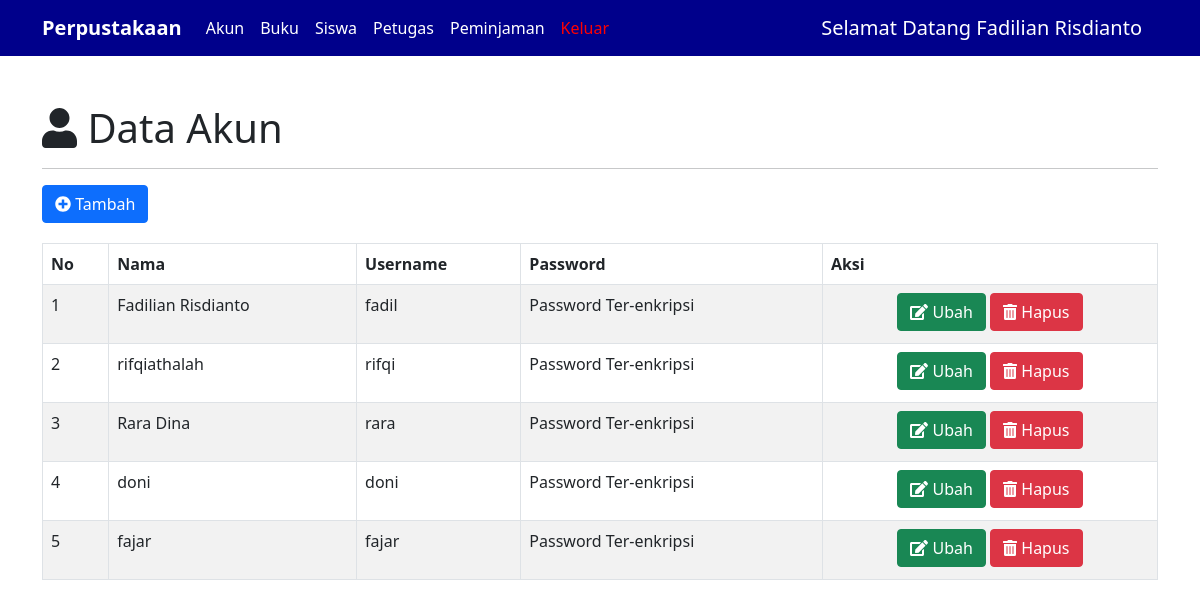
Page /user.php (signed in) on the committed database.
### tables this page shows
CREATE TABLE `akun` (
  `id_user` int(11) NOT NULL,
  `nama` varchar(50) NOT NULL,
  `username` varchar(20) NOT NULL,
  `password` varchar(50) NOT NULL,
  `level` varchar(2) NOT NULL
);

### config/controller.php (called while the page is built, shortened)
<?php
function select($query)
{
  global $db;
  $result = mysqli_query($db, $query);
  $rows =[];
  while ($row = mysqli_fetch_assoc($result)) {
    $rows[] = $row;
  }
  return $rows;
}

### user.php (the view, shortened to what this page needs)
<?php
include 'layout/header.php';
$data_akun = select("SELECT * FROM akun ");
?>
    <div class="container mt-5">
    <h1><i class="fas fa-user"></i> Data Akun</h1>
    <hr>
    <?php if ($_SESSION['level'] == 1) :?>
      <button type="button" class="btn btn-primary mb-1" data-bs-toggle="modal" data-bs-target="#modalTambah"><i class="fas fa-plus-circle"></i> Tambah</button>
    <?php endif;?>
    <table class="table table-bordered table-striped mt-3" id="table">
        <thead>
            <tr>
                <th>No</th>
                <th>Nama</th>
                <th>Username</th>
                <th>Password</th>
                <th>Aksi</th>
            </tr>
        </thead>
        <tbody>
            <?php $no = 1;?>
            <?php if ($_SESSION['level'] == 1) :?>
            <?php foreach ($data_akun as $akun) :?>
                <tr>
                    <td><?= $no++; ?></td>
                    <td><?= $akun['nama'];?></td>
                    <td><?= $akun['username'];?></td>
                    <td>Password Ter-enkripsi</td>
                    <td class="text-center">
                        <button type="button" class="btn btn-success mb-1" data-bs-toggle="modal" data-bs-target="#modalUbah<?= $akun['id_user'];?>"><i class="fas fa-edit"></i> Ubah</button>
                        <button type="button" class="btn btn-danger mb-1" data-bs-toggle="modal" data-bs-target="#modalHapus<?= $akun['id_user'];?>"><i class="fas fa-trash-alt"></i> Hapus</button>
                    </td>
                </tr>
            <?php endforeach;?>
            <?php endif;?>
        </tbody>
    </table>
    </div>
<?php include 'layout/footer.php'; ?>

### rows in the picture
akun: nama "Fadilian Risdianto", username "fadil"
akun: nama "rifqiathalah", username "rifqi"
akun: nama "Rara Dina", username "rara"
akun: nama "doni", username "doni"
akun: nama "fajar", username "fajar"

### other values in the picture
$_SESSION['nama'] "Fadilian Risdianto"
